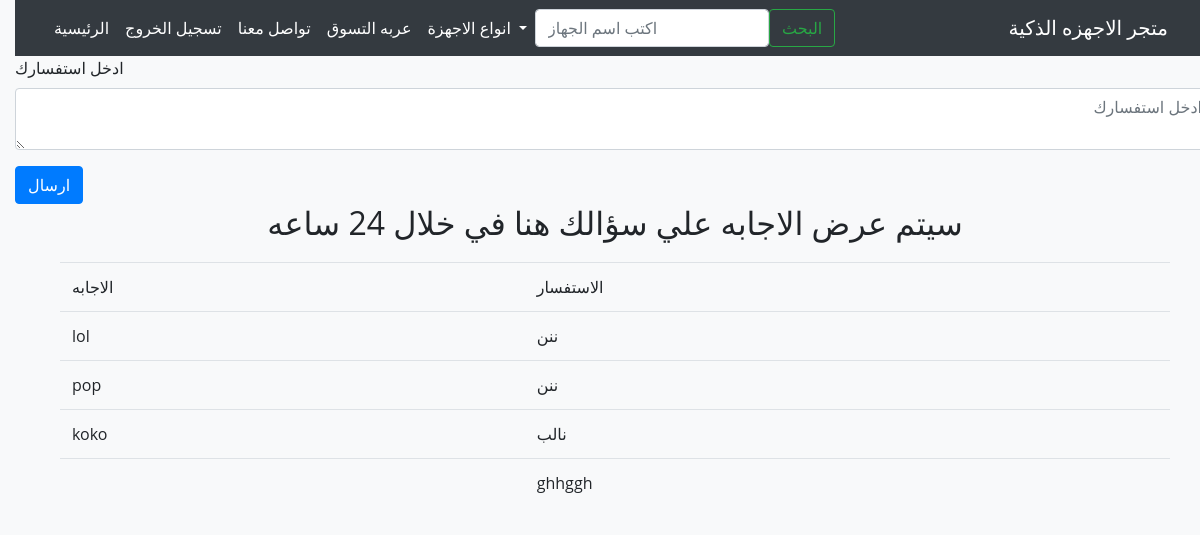
The page /user/contactUs.php (signed in) on the database its author committed.
### tables this page shows
CREATE TABLE `contactus` (
  `id` int(11) NOT NULL,
  `ask` varchar(255) DEFAULT NULL,
  `user_id` int(11) DEFAULT NULL,
  `unser` varchar(200) DEFAULT NULL
);

### user/contactUs.php (the view, shortened to what this page needs)
<?php
include '../inc_db/db.php';
if ($_SESSION['user'] != '') {
    $username = $_SESSION['user'];
} else
    header("Location:index22.php");
    $query = "SELECT * FROM users WHERE username = '$username'";
    $result = mysqli_query($connection, $query);
    $row = mysqli_fetch_assoc($result);
?>
<!DOCTYPE html>
<html lang="en">
<head>
    <link rel="stylesheet" type="text/css" href="../css/bootstrap.css" />
    <link rel="stylesheet" type="text/css" href="../css/bootstrap.min.css" />
</head>
<body dir="rtl">
<nav class="navbar navbar-expand-lg bg-body-tertiary" dir="rtl">
    <div class="container-fluid">
      <a class="navbar-brand" href="#">متجر الاجهزه الذكية</a>
      <div class="collapse navbar-collapse" id="navbarSupportedContent" dir="ltr">
        <ul class="navbar-nav me-auto mb-2 mb-lg-0">
          <li class="nav-item">
            <a class="nav-link active" aria-current="page" href="index22.php">الرئيسية</a>
          </li>
          <li class="nav-item">
              <a class="nav-link active" aria-current="page" href="logout.php"
                >تسجيل الخروج</a
              >
            </li>
          <li class="nav-item">
            <a class="nav-link active" aria-current="page" href="contactUs.php">تواصل معنا</a>
          </li>
          <li class="nav-item">
            <a class="nav-link active" aria-current="page" href="show_car.php">عربه التسوق</a>
          </li>
          <li class="nav-item dropdown">
            <a class="nav-link dropdown-toggle" href="#" role="button" data-bs-toggle="dropdown" aria-expanded="false">
              انواع الاجهزة
            </a>
          </li>
        </ul>
        <form class="d-flex" role="search">
          <input class="form-control me-2" type="search" placeholder="اكتب اسم الجهاز" aria-label="Search" />
          <button class="btn btn-outline-success" type="submit">البحث</button>
        </form>
      </div>
    </div>
  </nav>
    <div class="row">
        <div class="col-lg-12 col-md-12">
            <form dir="rtl" action="" method="post" enctype="multipart/form-data">
                <div class="form-group" dir="rtl">
                    <label for="exampleInputEmail1" class="exam">ادخل استفسارك</label>
                    <textarea
                        type="text"
                        class="form-control"
                        id="exampleInputEmail1"
                        aria-describedby="emailHelp"
                        placeholder="ادخل استفسارك"
                        name="ask"></textarea>
                </div>
    <input type="submit" value="ارسال" class="btn btn-primary" name="send">
    </form>
</div>
    </div>
    <center><h2>سيتم عرض الاجابه علي سؤالك هنا في خلال 24 ساعه</h2></center>
    <div class="container">
      <div class="row">
        <div class="col-lg-12 col-md-12">
        <table class="table" dir="rtl">
            <tr>
                <td>الاستفسار</td>
                <td>الاجابه</td>
            </tr>
            <?php
            $x='select * from contactus where  user_id='.$row['id'];
            $y=mysqli_query($connection,$x);
            while($z=mysqli_fetch_assoc($y)){
                echo'
                <tr>
                <td>'.$z['ask'].'</td>
                <td>'.$z['unser'].'</td>
                ';
                ?>
                <?php
               echo '</tr>';
            }
            ?>
        </table>
        </div>
      </div>
    </div>

### user/contactUs.php (style rules this page uses)
body { font-family: 'Open Sans', sans-serif; background-color: #f8f9fa; margin: 0; padding: 0; }
.navbar { background-color: #343a40; }
.navbar-brand, .navbar-nav .nav-link { color: #ffffff !important; }
.container { margin-top: 20px; }

### rows shown on the page
contactus: ask "ننن", unser "lol"
contactus: ask "ننن", unser "pop"
contactus: ask "نالب", unser "koko"
contactus: ask "ghhggh"
